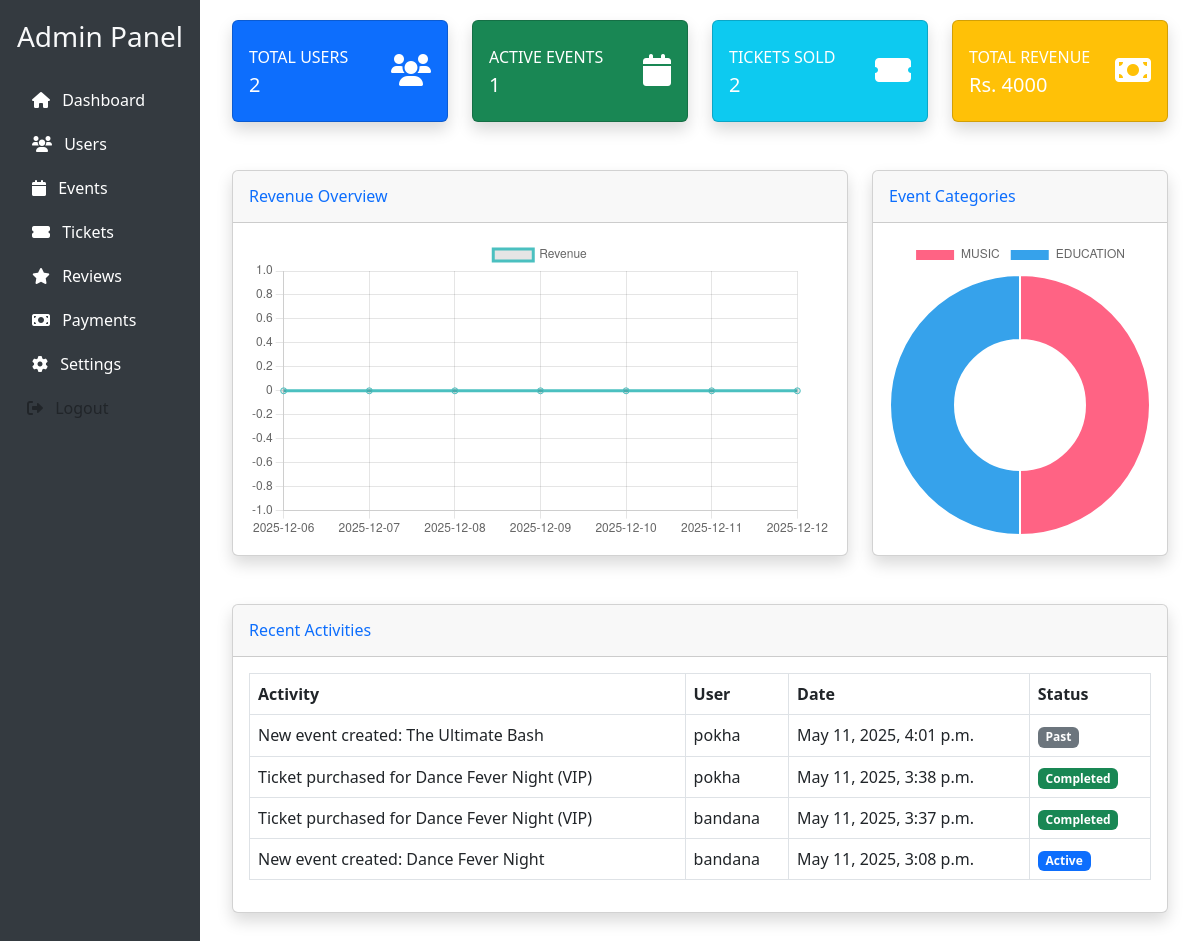
The app's page /custom-admin/dashboard/ (signed in) with its own data.
### events/models.py (models this page shows, shortened)
class Event(models.Model):
    CATEGORY_CHOICES = [
        ('MUSIC', 'Music'),
        ('EDUCATION', 'Education'),
        ('SPORTS', 'Sports'),
        ('COMMUNITY', 'Community'),
        ('OTHER', 'Other'),
    ]
    title = models.CharField(max_length=200)
    description = models.TextField()
    organizer = models.ForeignKey(User, on_delete=models.CASCADE)
    category = models.CharField(max_length=20, choices=CATEGORY_CHOICES)
    venue = models.CharField(max_length=200)
    date = models.DateField()
    time = models.TimeField()
    capacity = models.PositiveIntegerField()
    image = models.ImageField(upload_to='event_images/')
    created_at = models.DateTimeField(auto_now_add=True)
    updated_at = models.DateTimeField(auto_now=True)
    is_active = models.BooleanField(default=True)

class Ticket(models.Model):
    STATUS_CHOICES = [
        ('PENDING', 'Pending'),
        ('SOLD', 'Sold'),
        ('CANCELLED', 'Cancelled'),
        ('USED', 'Used'),
    ]
    tier = models.ForeignKey(TicketTier, on_delete=models.CASCADE, related_name='tickets')
    user = models.ForeignKey(User, on_delete=models.CASCADE)
    purchase_date = models.DateTimeField(auto_now_add=True)
    status = models.CharField(max_length=20, choices=STATUS_CHOICES, default='PENDING')
    qr_code = models.ImageField(upload_to='qr_codes/', blank=True)
    payment_id = models.CharField(max_length=100, blank=True)
    updated_at = models.DateTimeField(auto_now=True)
    check_in_time = models.DateTimeField(null=True, blank=True)

### events/admin_views.py (the view)
# urls.py: path('custom-admin/dashboard/', admin_views.admin_dashboard, name='admin_dashboard'),
@staff_member_required
def admin_dashboard(request):
    total_users = User.objects.count()
    active_events = Event.objects.filter(date__gte=timezone.now()).count()
    tickets_sold = Ticket.objects.count()
    total_revenue = Ticket.objects.select_related('tier').aggregate(
        total=Sum('tier__price')
    )['total'] or 0
    last_7_days = [(timezone.now() - timedelta(days=i)).date() for i in range(7)]
    revenue_data = []
    revenue_labels = []
    for date in reversed(last_7_days):
        daily_revenue = Ticket.objects.filter(
            purchase_date__date=date
        ).select_related('tier').aggregate(
            total=Sum('tier__price')
        )['total'] or 0
        revenue_data.append(daily_revenue)
        revenue_labels.append(date.strftime('%Y-%m-%d'))
    categories = Event.objects.values('category').annotate(
        count=Count('id')
    ).order_by('-count')
    category_labels = [cat['category'] for cat in categories]
    category_data = [cat['count'] for cat in categories]
    recent_activities = []
    recent_tickets = Ticket.objects.select_related('user', 'tier', 'tier__event').order_by('-purchase_date')[:5]
    for ticket in recent_tickets:
        recent_activities.append({
            'description': f'Ticket purchased for {ticket.tier.event.title} ({ticket.tier.name})',
            'user': ticket.user.username,
            'date': ticket.purchase_date,
            'status': 'Completed',
            'status_color': 'success'
        })
    recent_events = Event.objects.select_related('organizer').order_by('-created_at')[:5]
    for event in recent_events:
        recent_activities.append({
            'description': f'New event created: {event.title}',
            'user': event.organizer.username,
            'date': event.created_at,
            'status': 'Active' if event.date >= timezone.now().date() else 'Past',
            'status_color': 'primary' if event.date >= timezone.now().date() else 'secondary'
        })
    recent_activities.sort(key=lambda x: x['date'], reverse=True)
    recent_activities = recent_activities[:10]
    context = {
        'total_users': total_users,
        'active_events': active_events,
        'tickets_sold': tickets_sold,
        'total_revenue': total_revenue,
        'revenue_data': revenue_data,
        'revenue_labels': revenue_labels,
        'category_labels': category_labels,
        'category_data': category_data,
        'recent_activities': recent_activities,
    }
    return render(request, 'admin_dashboard/dashboard.html', context)

### templates/admin_dashboard/dashboard.html (shortened to what this page needs)
{% extends 'admin_dashboard/base.html' %}
{% block content %}
<div class="container-fluid">
    <div class="row mb-4">
        <div class="col-xl-3 col-md-6 mb-4">
            <div class="card border-left-primary shadow h-100 py-2 card-stats bg-primary text-white">
                <div class="card-body">
                    <div class="row no-gutters align-items-center">
                        <div class="col mr-2">
                            <div class="text-xs font-weight-bold text-uppercase mb-1">Total Users</div>
                            <div class="h5 mb-0 font-weight-bold">{{ total_users }}</div>
                        </div>
                        <div class="col-auto">
                            <i class="fas fa-users fa-2x"></i>
                        </div>
                    </div>
                </div>
            </div>
        </div>
        <div class="col-xl-3 col-md-6 mb-4">
            <div class="card border-left-success shadow h-100 py-2 card-stats bg-success text-white">
                <div class="card-body">
                    <div class="row no-gutters align-items-center">
                        <div class="col mr-2">
                            <div class="text-xs font-weight-bold text-uppercase mb-1">Active Events</div>
                            <div class="h5 mb-0 font-weight-bold">{{ active_events }}</div>
                        </div>
                        <div class="col-auto">
                            <i class="fas fa-calendar fa-2x"></i>
                        </div>
                    </div>
                </div>
            </div>
        </div>
        <div class="col-xl-3 col-md-6 mb-4">
            <div class="card border-left-info shadow h-100 py-2 card-stats bg-info text-white">
                <div class="card-body">
                    <div class="row no-gutters align-items-center">
                        <div class="col mr-2">
                            <div class="text-xs font-weight-bold text-uppercase mb-1">Tickets Sold</div>
                            <div class="h5 mb-0 font-weight-bold">{{ tickets_sold }}</div>
                        </div>
                        <div class="col-auto">
                            <i class="fas fa-ticket-alt fa-2x"></i>
                        </div>
                    </div>
                </div>
            </div>
        </div>
        <div class="col-xl-3 col-md-6 mb-4">
            <div class="card border-left-warning shadow h-100 py-2 card-stats bg-warning text-white">
                <div class="card-body">
                    <div class="row no-gutters align-items-center">
                        <div class="col mr-2">
                            <div class="text-xs font-weight-bold text-uppercase mb-1">Total Revenue</div>
                            <div class="h5 mb-0 font-weight-bold">Rs. {{ total_revenue }}</div>
                        </div>
                        <div class="col-auto">
                            <i class="fas fa-money-bill fa-2x"></i>
                        </div>
                    </div>
                </div>
            </div>
        </div>
    </div>
    <div class="row mb-4">
        <div class="col-xl-8 col-lg-7">
            <div class="card shadow mb-4">
                <div class="card-header py-3 d-flex flex-row align-items-center justify-content-between">
                    <h6 class="m-0 font-weight-bold text-primary">Revenue Overview</h6>
                </div>
                <div class="card-body">
                    <canvas id="revenueChart" style="height: 300px;"></canvas>
                </div>
            </div>
        </div>
        <div class="col-xl-4 col-lg-5">
            <div class="card shadow mb-4">
                <div class="card-header py-3">
                    <h6 class="m-0 font-weight-bold text-primary">Event Categories</h6>
                </div>
                <div class="card-body">
                    <canvas id="categoryChart" style="height: 300px;"></canvas>
                </div>
            </div>
        </div>
    </div>
    <div class="row">
        <div class="col-12">
            <div class="card shadow mb-4">
                <div class="card-header py-3">
                    <h6 class="m-0 font-weight-bold text-primary">Recent Activities</h6>
                </div>
                <div class="card-body">
                    <div class="table-responsive">
                        <table class="table table-bordered">
                            <thead>
                                <tr>
                                    <th>Activity</th>
                                    <th>User</th>
                                    <th>Date</th>
                                    <th>Status</th>
                                </tr>
                            </thead>
                            <tbody>
                                {% for activity in recent_activities %}
                                <tr>
                                    <td>{{ activity.description }}</td>
                                    <td>{{ activity.user }}</td>
                                    <td>{{ activity.date }}</td>
                                    <td>
                                        <span class="badge bg-{{ activity.status_color }}">
                                            {{ activity.status }}
                                        </span>
                                    </td>
                                </tr>
                                {% endfor %}
                            </tbody>
                        </table>
                    </div>
                </div>
            </div>
        </div>
    </div>
</div>
{% endblock %}
{% block extra_scripts %}
<script>
    // Revenue Chart
    const revenueCtx = document.getElementById('revenueChart').getContext('2d');
    new Chart(revenueCtx, {
        type: 'line',
        data: {
            labels: {{ revenue_labels|safe }},
            datasets: [{
                label: 'Revenue',
                data: {{ revenue_data }},
                borderColor: 'rgb(75, 192, 192)',
                tension: 0.1
            }]
        },
        options: {
            responsive: true,
            maintainAspectRatio: false
        }
    });
    // Category Chart
    const categoryCtx = document.getElementById('categoryChart').getContext('2d');
    new Chart(categoryCtx, {
        type: 'doughnut',
        data: {
            labels: {{ category_labels|safe }},
            datasets: [{
                data: {{ category_data }},
                backgroundColor: [
                    'rgb(255, 99, 132)',
                    'rgb(54, 162, 235)',
                    'rgb(255, 206, 86)',
                    'rgb(75, 192, 192)',
                    'rgb(153, 102, 255)'
                ]
            }]
        },
        options: {
            responsive: true,
            maintainAspectRatio: false
        }
    });
</script>
{% endblock %}

### templates/admin_dashboard/base.html (style rules this page uses)
.card-stats { transition: transform 0.3s; }

### records on screen
Event: date "May 11, 2025, 4:01 p.m."
Ticket: date "May 11, 2025, 3:38 p.m."
Ticket: date "May 11, 2025, 3:37 p.m."
Event: date "May 11, 2025, 3:08 p.m."

### other values on screen
{{ total_users }} "2"
{{ active_events }} "1"
{{ tickets_sold }} "2"
{{ total_revenue }} "4000"
{{ activity.description }} "New event created: The Ultimate Bash" "Ticket purchased for Dance Fever Night (VIP)" "Ticket purchased for Dance Fever Night (VIP)" "New event created: Dance Fever Night"
{{ activity.user }} "pokha" "pokha" "bandana" "bandana"
{{ activity.status }} "Past" "Completed" "Completed" "Active"
chart data {{ revenue_labels|safe }} ['2025-12-06', '2025-12-07', '2025-12-08', '2025-12-09', '2025-12-10', '2025-12-11', '2025-12-12']
chart data {{ revenue_data }} [0, 0, 0, 0, 0, 0, 0]
chart data {{ category_labels|safe }} ['MUSIC', 'EDUCATION']
chart data {{ category_data }} [1, 1]
